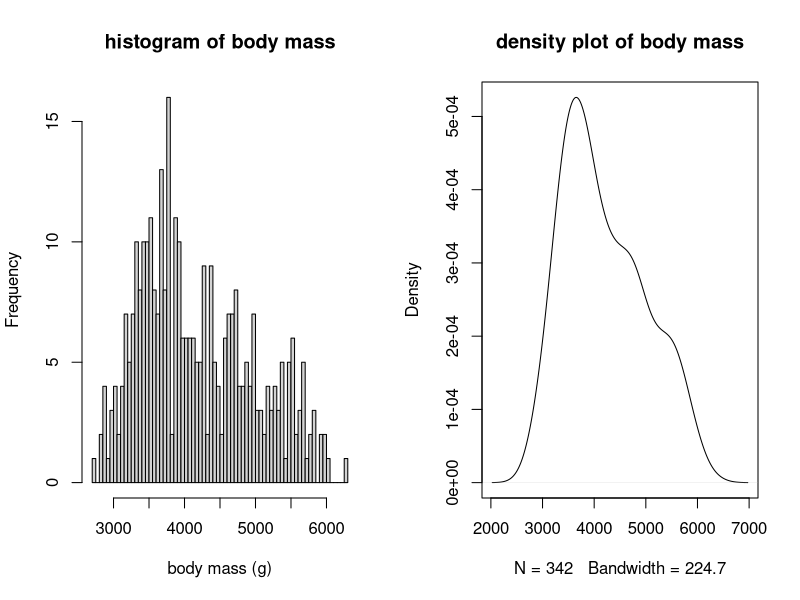
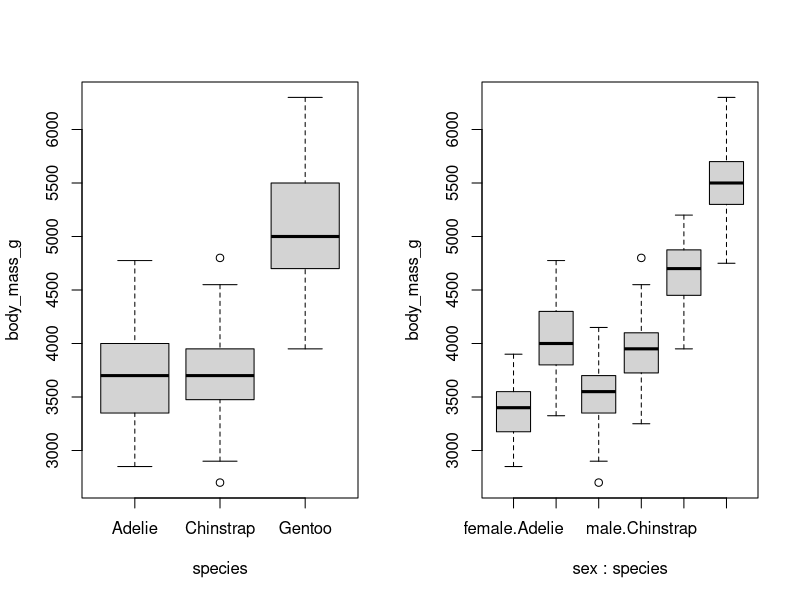

These charts were generated, in order, by the following R code:
require(palmerpenguins)
head(penguins$species)
# The null hypothesis is that there is no difference between the true mean of flipper lengths and 0.
# This is not a sensible hypothesis because it would not make sense for a penguin to have a 0mm flipper.
t.test(subset(penguins, species == "Gentoo")$flipper_length_mm)

# The null hypothesis this time is that there is no difference between the true mean and 217.187.
# This time, there is not enough evidence to reject the null hypothesis because the p-vlaue is only 0.1669, but it is much better than the first one.
t.test(x = subset(penguins, species == "Gentoo")$flipper_length_mm,mu = 218)

# This time, there is much stronger evidence that we can reject the null hypothesis.
# The 95% confidence interval was negative infinity to 218.1561.
t.test(x = subset(penguins, species == "Gentoo")$flipper_length_mm,mu = 218,alternative = "less")

#You  could modify the code by adding a mu value and an alternative value.
t.test(flipper_length_mm ~ species, data = subset(penguins, species != "Chinstrap"))

#ANOVA
#I notice that the histogram is right skewed with a mode and mean around 3750
par(mfrow = c(1, 2))
hist(penguins$body_mass_g, breaks = 80, main = "histogram of body mass", xlab = "body mass (g)")
plot(density(penguins$body_mass_g, na.rm = TRUE), main = "density plot of body mass")


boxplot(body_mass_g ~ species, data = penguins)
dat_chinstrap = subset(penguins, species == "Chinstrap")
mean(dat_chinstrap$body_mass_g, na.rm = TRUE)
shapiro.test(dat_chinstrap$body_mass_g)
aggregate(body_mass_g ~ species, data = penguins, FUN = mean)
fit_species = lm(body_mass_g ~ species, data = penguins)
summary(fit_species)
anova(fit_species)
fit_species = lm(body_mass_g ~ species, data = penguins)
summary(fit_species)
anova(fit_species)

boxplot(body_mass_g ~ sex + species, data = penguins)
fit_both <- lm(formula = body_mass_g ~ sex + species, data = penguins)
summary(fit_both)


#Questions
#Based on the boxplots, it does in fact appear that males are significantly heavier than females across all species.
#If I observe the mean body masses on the boxplots, the males are always heavier than females, and even the 1st and 3rd quartile are larger too.

#Yes, I think adding sex to a model that already includes species will improve the fit.  This is because there seem to be significant differences 
#between the masses of the sexes in the boxplots, and including sex as a factor would make the model more accurate and not too much harder to understand.

fit_both2 <- lm(formula = body_mass_g ~ sex * species, data = penguins)
summary(fit_both2)
#The base case for the model is 3368.84 with a standard error of 36.21

#The names of the columsn I would need to calculate the average mass of the female Chinstrap penguins are the Estimate and the standard error.
#mean of female body mass = 3368.84